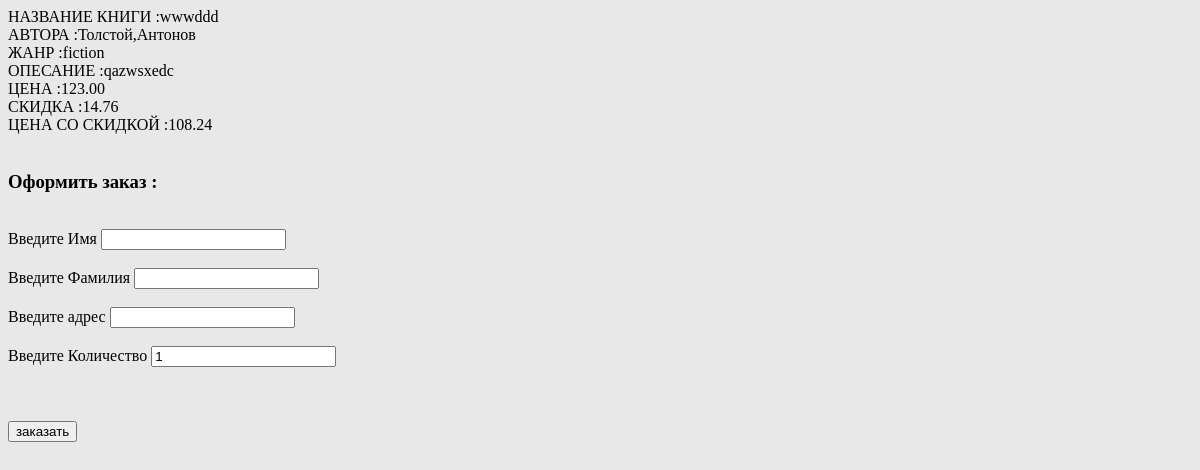
The app's page /index.php?c=index&a=view&id=11 with its own data.
### tables this page shows
CREATE TABLE `book` (
  `book_id` int(11) NOT NULL,
  `book_name` varchar(255) NOT NULL,
  `book_description` tinytext,
  `book_price` float(8,2) NOT NULL,
  `book_discount_id` int(11) NOT NULL
);

### index.php (called while the page is built, shortened)
<?php
include("config/config.php");
include("libraries/autoloader.php");
$app = new App($config);
$app->start();

### libraries/autoloader.php (called while the page is built, shortened)
<?php
if(!function_exists("LibLoader")){
    function LibLoader($class){
        $class = strtolower($class);
        $filePath = __DIR__."/".$class.".php";
    }
}
if(!function_exists("LibControllers")){
    function LibControllers($class){
        $class = ucfirst($class);
        $filePath = __DIR__."/../controllers/".$class.".php";
    }
}
if(!function_exists("LibModels")){
    function LibModels($class){
        $class = ucfirst($class);
        $filePath = __DIR__."/../models/".$class.".php";
    }
}

### models/Models.php (called while the page is built, shortened)
<?php
abstract class Models{
    protected $db;
    private static  $_models = [];
    public function __construct(){
        $this->db = App::$db;
    }
    public static function model($className = __CLASS__){
        if(isset(self::$_models[$className])){
            return self::$_models[$className];
        }else{
            self::$_models[$className] = new $className();
            return self::$_models[$className];
        }
    }
    public function find($id){
        $sql = "select * from ".$this->getTableName()." where ".$this->getTableName()."_id = ?";
        $sql = $this->db->prepare($sql);
        $sql->execute(array($id));
        $sqlResult = $sql->fetch(PDO::FETCH_ASSOC);
        if($sqlResult){
            return $this;
        }else{
            return null;
        }
    }
}

### models/Book.php (called while the page is built, shortened)
<?php
class Book extends Models{
    public function getTableName(){
        return "book";
    }
    public static function model($className = __CLASS__){
        return parent::model($className);
    }
}

### libraries/db_new.php (called while the page is built, shortened)
<?php
class db_new extends PDO{
	public function select($sql, $single = false){
		$result = $this->query($sql, PDO::FETCH_ASSOC);
                $rows = [];
		foreach ($result as $row) {
			$rows[] = $row;
		}
        return $rows;
	}
}

### views/index/view.php (the view, shortened to what this page needs)
<html>
    <head>
        <link href="style.css" rel="stylesheet">
    </head>
    <body>
       НАЗВАНИЕ КНИГИ :<?=$book['name'];?> <br>
       АВТОРА :<?php
        $count = 0;
       foreach ($author as $value) {
           if($count>0){
               echo ',';
           }
           $count++;
           echo $value;
       }
       ?> <br>
       ЖАНР :<?php
       foreach ($genre as $value) {
           echo $value;
       }
       ?> <br>
       ОПЕСАНИЕ :<?=$book['description'];?> <br>
       ЦЕНА :<?=$book['price'];?> <br>
       <?php if ($book['discountCost'] !=0){?>
       СКИДКА :<?=$book['discountCost'];?> <br>
       ЦЕНА СО СКИДКОЙ :<?=$book['price']-$book['discountCost'];?> <br><br>
       <?php } ?>
 <h3>Оформить заказ :</h3><br/>
	<form action="index.php?c=index&a=order&id=<?=$id?>" method="post">
            <?php
        foreach ($form as $k => $v) {
                echo '<label for = "'. $k .'"> Введите '. $v['lable'] .'</label> '
                . '<input type = "'. $v['type'] .'" name = "'. $k .'" id = "'. $k .'" value = "'. $v['value'].'">';
                echo '<br><br>';
        }
            ?>
		<br><br>
                <input type="submit" name="submit" value="заказать"><br>
	</form>

### style.css (style rules this page uses)
body { background: #E8E8E8; }

### records on screen
book: book_name "wwwddd", book_description "qazwsxedc", book_price "123.00", $book['price']-$book['discountCost'] "108.24"

### other values on screen
$value "Толстой"
$value "Антонов"
$value "fiction"
$book['discountCost'] "14.76"
$v['lable'] "Имя"
$v['lable'] "Фамилия"
$v['lable'] "адрес"
$v['lable'] "Количество"
